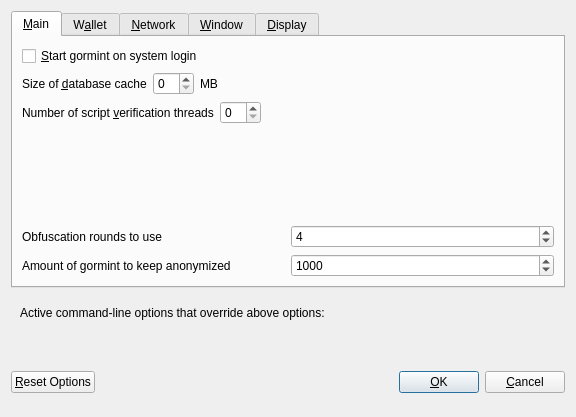
<?xml version="1.0" encoding="UTF-8"?>
<ui version="4.0">
 <class>OptionsDialog</class>
 <widget class="QDialog" name="OptionsDialog">
  <property name="geometry">
   <rect>
    <x>0</x>
    <y>0</y>
    <width>576</width>
    <height>417</height>
   </rect>
  </property>
  <property name="windowTitle">
   <string>Options</string>
  </property>
  <property name="modal">
   <bool>true</bool>
  </property>
  <layout class="QVBoxLayout" name="verticalLayout">
   <item>
    <widget class="QTabWidget" name="tabWidget">
     <property name="currentIndex">
      <number>0</number>
     </property>
     <widget class="QWidget" name="tabMain">
      <attribute name="title">
       <string>&amp;Main</string>
      </attribute>
      <layout class="QVBoxLayout" name="verticalLayout_Main">
       <item>
        <widget class="QCheckBox" name="bitcoinAtStartup">
         <property name="toolTip">
          <string>Automatically start gormint after logging in to the system.</string>
         </property>
         <property name="text">
          <string>&amp;Start gormint on system login</string>
         </property>
        </widget>
       </item>
       <item>
        <layout class="QHBoxLayout" name="horizontalLayout_2_Main">
         <item>
          <widget class="QLabel" name="databaseCacheLabel">
           <property name="text">
            <string>Size of &amp;database cache</string>
           </property>
           <property name="textFormat">
            <enum>Qt::PlainText</enum>
           </property>
           <property name="buddy">
            <cstring>databaseCache</cstring>
           </property>
          </widget>
         </item>
         <item>
          <widget class="QSpinBox" name="databaseCache"/>
         </item>
         <item>
          <widget class="QLabel" name="databaseCacheUnitLabel">
           <property name="text">
            <string>MB</string>
           </property>
           <property name="textFormat">
            <enum>Qt::PlainText</enum>
           </property>
          </widget>
         </item>
         <item>
          <spacer name="horizontalSpacer_2_Main">
           <property name="orientation">
            <enum>Qt::Horizontal</enum>
           </property>
           <property name="sizeHint" stdset="0">
            <size>
             <width>40</width>
             <height>20</height>
            </size>
           </property>
          </spacer>
         </item>
        </layout>
       </item>
       <item>
        <layout class="QHBoxLayout" name="horizontalLayout_3_Main">
         <item>
          <widget class="QLabel" name="threadsScriptVerifLabel">
           <property name="text">
            <string>Number of script &amp;verification threads</string>
           </property>
           <property name="textFormat">
            <enum>Qt::PlainText</enum>
           </property>
           <property name="buddy">
            <cstring>threadsScriptVerif</cstring>
           </property>
          </widget>
         </item>
         <item>
          <widget class="QSpinBox" name="threadsScriptVerif">
           <property name="toolTip">
            <string>(0 = auto, &lt;0 = leave that many cores free)</string>
           </property>
          </widget>
         </item>
         <item>
          <spacer name="horizontalSpacer_3_Main">
           <property name="orientation">
            <enum>Qt::Horizontal</enum>
           </property>
           <property name="sizeHint" stdset="0">
            <size>
             <width>40</width>
             <height>20</height>
            </size>
           </property>
          </spacer>
         </item>
        </layout>
       </item>
       <item>
        <spacer name="verticalSpacer_Main">
         <property name="orientation">
          <enum>Qt::Vertical</enum>
         </property>
         <property name="sizeHint" stdset="0">
          <size>
           <width>20</width>
           <height>40</height>
          </size>
         </property>
        </spacer>
       </item>
       <item>
        <layout class="QHBoxLayout" name="horizontalLayout_4_Main">
         <item>
          <widget class="QLabel" name="label">
           <property name="toolTip">
            <string>This setting determines the amount of individual masternodes that an input will be anonymized through.&lt;br/&gt;More rounds of anonymization gives a higher degree of privacy, but also costs more in fees.</string>
           </property>
           <property name="text">
            <string>Obfuscation rounds to use</string>
           </property>
          </widget>
         </item>
         <item>
          <widget class="QSpinBox" name="obfuscationRounds">
           <property name="minimum">
            <number>2</number>
           </property>
           <property name="maximum">
            <number>8</number>
           </property>
           <property name="value">
            <number>4</number>
           </property>
          </widget>
         </item>
        </layout>
       </item>
       <item>
        <layout class="QHBoxLayout" name="horizontalLayout">
         <item>
          <widget class="QLabel" name="label_2">
           <property name="toolTip">
            <string>This amount acts as a threshold to turn off Obfuscation once it's reached.</string>
           </property>
           <property name="statusTip">
            <string notr="true"/>
           </property>
           <property name="whatsThis">
            <string notr="true"/>
           </property>
           <property name="accessibleName">
            <string notr="true"/>
           </property>
           <property name="accessibleDescription">
            <string notr="true"/>
           </property>
           <property name="text">
            <string>Amount of gormint to keep anonymized</string>
           </property>
          </widget>
         </item>
         <item>
          <widget class="QSpinBox" name="anonymizegormint">
           <property name="minimum">
            <number>100</number>
           </property>
           <property name="maximum">
            <number>100000</number>
           </property>
           <property name="singleStep">
            <number>100</number>
           </property>
           <property name="value">
            <number>1000</number>
           </property>
          </widget>
         </item>
        </layout>
       </item>
      </layout>
     </widget>
     <widget class="QWidget" name="tabWallet">
      <attribute name="title">
       <string>W&amp;allet</string>
      </attribute>
      <layout class="QVBoxLayout" name="verticalLayout_Wallet">
       <item>
        <widget class="QGroupBox" name="groupBox">
         <property name="title">
          <string>Expert</string>
         </property>
         <layout class="QVBoxLayout" name="verticalLayout_2">
          <item>
           <widget class="QCheckBox" name="coinControlFeatures">
            <property name="toolTip">
             <string>Whether to show coin control features or not.</string>
            </property>
            <property name="text">
             <string>Enable coin &amp;control features</string>
            </property>
           </widget>
          </item>
          <item>
           <widget class="QCheckBox" name="showMasternodesTab">
            <property name="toolTip">
             <string>Show additional tab listing all your masternodes in first sub-tab&lt;br/&gt;and all masternodes on the network in second sub-tab.</string>
            </property>
            <property name="text">
             <string>Show Masternodes Tab</string>
            </property>
           </widget>
          </item>
          <item>
           <widget class="QCheckBox" name="spendZeroConfChange">
            <property name="toolTip">
             <string>If you disable the spending of unconfirmed change, the change from a transaction&lt;br/&gt;cannot be used until that transaction has at least one confirmation.&lt;br/&gt;This also affects how your balance is computed.</string>
            </property>
            <property name="text">
             <string>&amp;Spend unconfirmed change</string>
            </property>
           </widget>
          </item>
         </layout>
        </widget>
       </item>
       <item>
        <spacer name="verticalSpacer_Wallet">
         <property name="orientation">
          <enum>Qt::Vertical</enum>
         </property>
         <property name="sizeHint" stdset="0">
          <size>
           <width>20</width>
           <height>40</height>
          </size>
         </property>
        </spacer>
       </item>
      </layout>
     </widget>
     <widget class="QWidget" name="tabNetwork">
      <attribute name="title">
       <string>&amp;Network</string>
      </attribute>
      <layout class="QVBoxLayout" name="verticalLayout_Network">
       <item>
        <widget class="QCheckBox" name="mapPortUpnp">
         <property name="toolTip">
          <string>Automatically open the gormint client port on the router. This only works when your router supports UPnP and it is enabled.</string>
         </property>
         <property name="text">
          <string>Map port using &amp;UPnP</string>
         </property>
        </widget>
       </item>
       <item>
        <widget class="QCheckBox" name="allowIncoming">
         <property name="toolTip">
          <string>Accept connections from outside</string>
         </property>
         <property name="text">
          <string>Allow incoming connections</string>
         </property>
        </widget>
       </item>
       <item>
        <widget class="QCheckBox" name="connectSocks">
         <property name="toolTip">
          <string>Connect to the gormint network through a SOCKS5 proxy.</string>
         </property>
         <property name="text">
          <string>&amp;Connect through SOCKS5 proxy (default proxy):</string>
         </property>
        </widget>
       </item>
       <item>
        <layout class="QHBoxLayout" name="horizontalLayout_1_Network">
         <item>
          <widget class="QLabel" name="proxyIpLabel">
           <property name="text">
            <string>Proxy &amp;IP:</string>
           </property>
           <property name="textFormat">
            <enum>Qt::PlainText</enum>
           </property>
           <property name="buddy">
            <cstring>proxyIp</cstring>
           </property>
          </widget>
         </item>
         <item>
          <widget class="QValidatedLineEdit" name="proxyIp">
           <property name="minimumSize">
            <size>
             <width>140</width>
             <height>0</height>
            </size>
           </property>
           <property name="maximumSize">
            <size>
             <width>140</width>
             <height>16777215</height>
            </size>
           </property>
           <property name="toolTip">
            <string>IP address of the proxy (e.g. IPv4: 127.0.0.1 / IPv6: ::1)</string>
           </property>
          </widget>
         </item>
         <item>
          <widget class="QLabel" name="proxyPortLabel">
           <property name="text">
            <string>&amp;Port:</string>
           </property>
           <property name="textFormat">
            <enum>Qt::PlainText</enum>
           </property>
           <property name="buddy">
            <cstring>proxyPort</cstring>
           </property>
          </widget>
         </item>
         <item>
          <widget class="QLineEdit" name="proxyPort">
           <property name="minimumSize">
            <size>
             <width>55</width>
             <height>0</height>
            </size>
           </property>
           <property name="maximumSize">
            <size>
             <width>55</width>
             <height>16777215</height>
            </size>
           </property>
           <property name="toolTip">
            <string>Port of the proxy (e.g. 9050)</string>
           </property>
          </widget>
         </item>
         <item>
          <spacer name="horizontalSpacer_1_Network">
           <property name="orientation">
            <enum>Qt::Horizontal</enum>
           </property>
           <property name="sizeHint" stdset="0">
            <size>
             <width>40</width>
             <height>20</height>
            </size>
           </property>
          </spacer>
         </item>
        </layout>
       </item>
       <item>
        <spacer name="verticalSpacer_Network">
         <property name="orientation">
          <enum>Qt::Vertical</enum>
         </property>
         <property name="sizeHint" stdset="0">
          <size>
           <width>20</width>
           <height>40</height>
          </size>
         </property>
        </spacer>
       </item>
      </layout>
     </widget>
     <widget class="QWidget" name="tabWindow">
      <attribute name="title">
       <string>&amp;Window</string>
      </attribute>
      <layout class="QVBoxLayout" name="verticalLayout_Window">
       <item>
        <widget class="QCheckBox" name="minimizeToTray">
         <property name="toolTip">
          <string>Show only a tray icon after minimizing the window.</string>
         </property>
         <property name="text">
          <string>&amp;Minimize to the tray instead of the taskbar</string>
         </property>
        </widget>
       </item>
       <item>
        <widget class="QCheckBox" name="minimizeOnClose">
         <property name="toolTip">
          <string>Minimize instead of exit the application when the window is closed. When this option is enabled, the application will be closed only after selecting Quit in the menu.</string>
         </property>
         <property name="text">
          <string>M&amp;inimize on close</string>
         </property>
        </widget>
       </item>
       <item>
        <spacer name="verticalSpacer_Window">
         <property name="orientation">
          <enum>Qt::Vertical</enum>
         </property>
         <property name="sizeHint" stdset="0">
          <size>
           <width>20</width>
           <height>40</height>
          </size>
         </property>
        </spacer>
       </item>
      </layout>
     </widget>
     <widget class="QWidget" name="tabDisplay">
      <attribute name="title">
       <string>&amp;Display</string>
      </attribute>
      <layout class="QVBoxLayout" name="verticalLayout_Display">
       <item>
        <layout class="QHBoxLayout" name="horizontalLayout_1_Display">
         <item>
          <widget class="QLabel" name="langLabel">
           <property name="text">
            <string>User Interface &amp;language:</string>
           </property>
           <property name="textFormat">
            <enum>Qt::PlainText</enum>
           </property>
           <property name="buddy">
            <cstring>lang</cstring>
           </property>
          </widget>
         </item>
         <item>
          <widget class="QValueComboBox" name="lang">
           <property name="toolTip">
            <string>The user interface language can be set here. This setting will take effect after restarting gormint.</string>
           </property>
          </widget>
         </item>
        </layout>
       </item>
       <item>
        <widget class="QLabel" name="label_3">
         <property name="toolTip">
          <string notr="true"/>
         </property>
         <property name="statusTip">
          <string notr="true"/>
         </property>
         <property name="whatsThis">
          <string notr="true"/>
         </property>
         <property name="accessibleName">
          <string notr="true"/>
         </property>
         <property name="text">
          <string>Language missing or translation incomplete? Help contributing translations here:
https://www.transifex.com/gormint-project/gormint-project-translations</string>
         </property>
         <property name="wordWrap">
          <bool>true</bool>
         </property>
         <property name="openExternalLinks">
          <bool>true</bool>
         </property>
         <property name="textInteractionFlags">
          <set>Qt::TextBrowserInteraction</set>
         </property>
        </widget>
       </item>
       <item>
        <layout class="QHBoxLayout" name="horizontalLayout_4_Display" stretch="0,0">
         <item>
          <widget class="QLabel" name="themeLabel">
           <property name="text">
            <string>User Interface Theme:</string>
           </property>
          </widget>
         </item>
         <item>
          <widget class="QValueComboBox" name="theme"/>
         </item>
        </layout>
       </item>
       <item>
        <widget class="Line" name="line">
         <property name="orientation">
          <enum>Qt::Horizontal</enum>
         </property>
        </widget>
       </item>
       <item>
        <layout class="QHBoxLayout" name="horizontalLayout_2_Display">
         <item>
          <widget class="QLabel" name="unitLabel">
           <property name="text">
            <string>&amp;Unit to show amounts in:</string>
           </property>
           <property name="textFormat">
            <enum>Qt::PlainText</enum>
           </property>
           <property name="buddy">
            <cstring>unit</cstring>
           </property>
          </widget>
         </item>
         <item>
          <widget class="QValueComboBox" name="unit">
           <property name="toolTip">
            <string>Choose the default subdivision unit to show in the interface and when sending coins.</string>
           </property>
          </widget>
         </item>
        </layout>
       </item>
       <item>
        <layout class="QHBoxLayout" name="horizontalLayout_5_Display">
         <item>
          <widget class="QLabel" name="digitsLabel">
           <property name="text">
            <string>Decimal digits</string>
           </property>
          </widget>
         </item>
         <item>
          <widget class="QValueComboBox" name="digits"/>
         </item>
        </layout>
       </item>
       <item>
        <layout class="QHBoxLayout" name="horizontalLayout_3_Display">
         <item>
          <widget class="QLabel" name="thirdPartyTxUrlsLabel">
           <property name="toolTip">
            <string>Third party URLs (e.g. a block explorer) that appear in the transactions tab as context menu items. %s in the URL is replaced by transaction hash. Multiple URLs are separated by vertical bar |.</string>
           </property>
           <property name="text">
            <string>Third party transaction URLs</string>
           </property>
           <property name="buddy">
            <cstring>thirdPartyTxUrls</cstring>
           </property>
          </widget>
         </item>
         <item>
          <widget class="QLineEdit" name="thirdPartyTxUrls">
           <property name="toolTip">
            <string>Third party URLs (e.g. a block explorer) that appear in the transactions tab as context menu items. %s in the URL is replaced by transaction hash. Multiple URLs are separated by vertical bar |.</string>
           </property>
          </widget>
         </item>
        </layout>
       </item>
       <item>
        <spacer name="verticalSpacer">
         <property name="orientation">
          <enum>Qt::Vertical</enum>
         </property>
         <property name="sizeHint" stdset="0">
          <size>
           <width>20</width>
           <height>40</height>
          </size>
         </property>
        </spacer>
       </item>
      </layout>
     </widget>
    </widget>
   </item>
   <item>
    <widget class="QFrame" name="frame">
     <layout class="QVBoxLayout" name="verticalLayout_Bottom">
      <item>
       <layout class="QHBoxLayout" name="horizontalLayout_Bottom">
        <item>
         <widget class="QLabel" name="overriddenByCommandLineInfoLabel">
          <property name="text">
           <string>Active command-line options that override above options:</string>
          </property>
          <property name="textFormat">
           <enum>Qt::PlainText</enum>
          </property>
         </widget>
        </item>
        <item>
         <spacer name="horizontalSpacer_Bottom">
          <property name="orientation">
           <enum>Qt::Horizontal</enum>
          </property>
          <property name="sizeHint" stdset="0">
           <size>
            <width>40</width>
            <height>20</height>
           </size>
          </property>
         </spacer>
        </item>
       </layout>
      </item>
      <item>
       <widget class="QLabel" name="overriddenByCommandLineLabel">
        <property name="text">
         <string/>
        </property>
        <property name="textFormat">
         <enum>Qt::PlainText</enum>
        </property>
        <property name="wordWrap">
         <bool>true</bool>
        </property>
       </widget>
      </item>
     </layout>
    </widget>
   </item>
   <item>
    <layout class="QHBoxLayout" name="horizontalLayout_Buttons">
     <item>
      <widget class="QPushButton" name="resetButton">
       <property name="toolTip">
        <string>Reset all client options to default.</string>
       </property>
       <property name="text">
        <string>&amp;Reset Options</string>
       </property>
       <property name="autoDefault">
        <bool>false</bool>
       </property>
      </widget>
     </item>
     <item>
      <spacer name="horizontalSpacer_1">
       <property name="orientation">
        <enum>Qt::Horizontal</enum>
       </property>
       <property name="sizeHint" stdset="0">
        <size>
         <width>40</width>
         <height>48</height>
        </size>
       </property>
      </spacer>
     </item>
     <item>
      <widget class="QLabel" name="statusLabel">
       <property name="minimumSize">
        <size>
         <width>200</width>
         <height>0</height>
        </size>
       </property>
       <property name="font">
        <font>
         <weight>75</weight>
         <bold>true</bold>
        </font>
       </property>
       <property name="text">
        <string/>
       </property>
       <property name="textFormat">
        <enum>Qt::PlainText</enum>
       </property>
       <property name="wordWrap">
        <bool>true</bool>
       </property>
      </widget>
     </item>
     <item>
      <spacer name="horizontalSpacer_2">
       <property name="orientation">
        <enum>Qt::Horizontal</enum>
       </property>
       <property name="sizeHint" stdset="0">
        <size>
         <width>40</width>
         <height>48</height>
        </size>
       </property>
      </spacer>
     </item>
     <item>
      <widget class="QPushButton" name="okButton">
       <property name="text">
        <string>&amp;OK</string>
       </property>
       <property name="autoDefault">
        <bool>false</bool>
       </property>
       <property name="default">
        <bool>true</bool>
       </property>
      </widget>
     </item>
     <item>
      <widget class="QPushButton" name="cancelButton">
       <property name="text">
        <string>&amp;Cancel</string>
       </property>
       <property name="autoDefault">
        <bool>false</bool>
       </property>
      </widget>
     </item>
    </layout>
   </item>
  </layout>
 </widget>
 <customwidgets>
  <customwidget>
   <class>QValidatedLineEdit</class>
   <extends>QLineEdit</extends>
   <header>qvalidatedlineedit.h</header>
  </customwidget>
  <customwidget>
   <class>QValueComboBox</class>
   <extends>QComboBox</extends>
   <header>qvaluecombobox.h</header>
  </customwidget>
 </customwidgets>
 <resources/>
 <connections/>
</ui>
